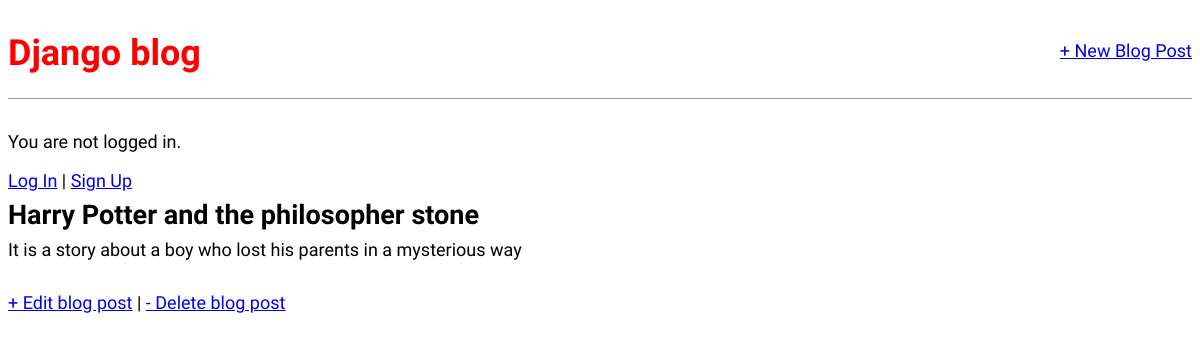
The app's page /post/1/ with its own data.
### pages/models.py (models this page shows, shortened)
class Post(models.Model):
    title = models.CharField(max_length=200)
    author = models.ForeignKey('auth.User', on_delete=models.CASCADE)
    text = models.TextField()

### pages/views.py (the view)
# urls.py: path('post/<int:pk>/', views.BLogDetailView.as_view(), name='post_detail'),
class BLogDetailView(DetailView):
    model = models.Post
    template_name = 'pages/post_detail.html'

### pages/templates/pages/post_detail.html
{% extends 'base.html' %}
{% block content %}
    <div class="post-entry">
        <h2>{{ post.title }}</h2>
        <p>{{ post.text }}</p>
    </div>
    <a href="{% url 'pages:post_edit' post.pk %}">+ Edit blog post</a> |
    <a href="{% url 'pages:post_delete' post.pk %}">- Delete blog post</a>
{% endblock %}

### static/css/base.css (style rules this page uses)
body { font-family: 'Source Sans Pro', sans-serif; font-size: 18px; }
.post-entry { margin-bottom: 2rem; }
.post-entry h2 { margin: 0.5rem 0; }
.post-entry p { margin: 0; font-weight: 400; }

### records on screen
Post: title "Harry Potter and the philosopher stone", text "It is a story about a boy who lost his parents in a mysterious way"
